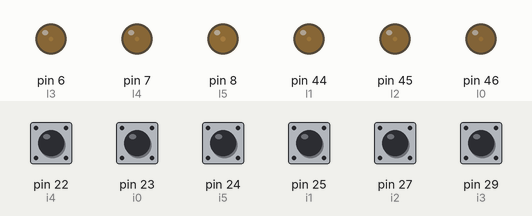
Recording of a sketch running on a simulated Arduino Mega 2560, built with avr-gcc and run on an emulated ATmega2560. Parts: output pins drawn as LEDs (lit = HIGH). The test bench sets the inputs (shaded band); at power-on: pin 22 (i4), pin 23 (i0), pin 24 (i5), pin 25 (i1), pin 27 (i2), pin 29 (i3) HIGH.

Above: at 1.2 s.
1.3 s: pin 22 (i4) pulled LOW for 1 s
At 1.8 s:
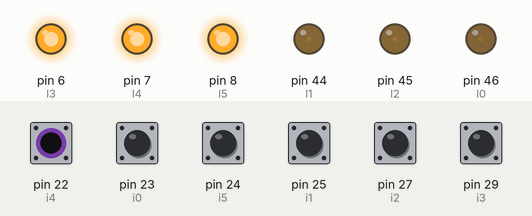
4.3 s: pin 23 (i0) pulled LOW for 0.15 s
At 4.4 s:
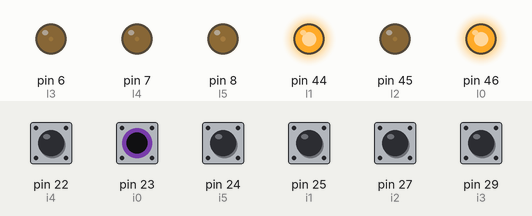
6.0 s: pin 24 (i5) pulled LOW for 0.15 s
At 6.1 s:
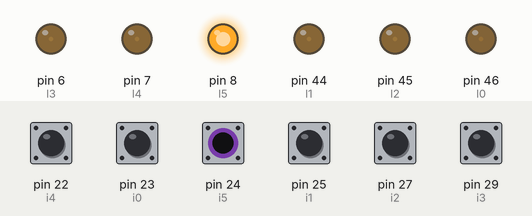
7.7 s: pin 25 (i1) pulled LOW for 0.15 s
At 7.8 s:
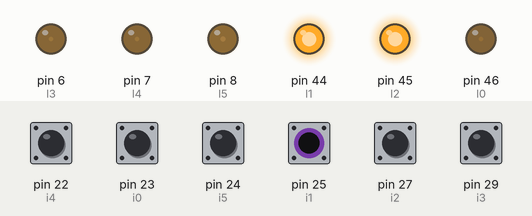
9.4 s: pin 27 (i2) pulled LOW for 0.15 s
At 9.5 s:
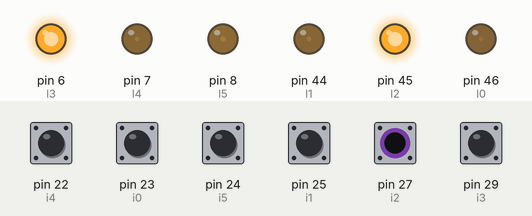
11.1 s: pin 29 (i3) pulled LOW for 0.15 s
At 11.2 s:
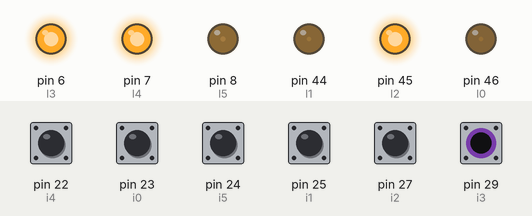
Timing chart, 0 to 13.8 s (numbered marks = the images above; inputs shaded):
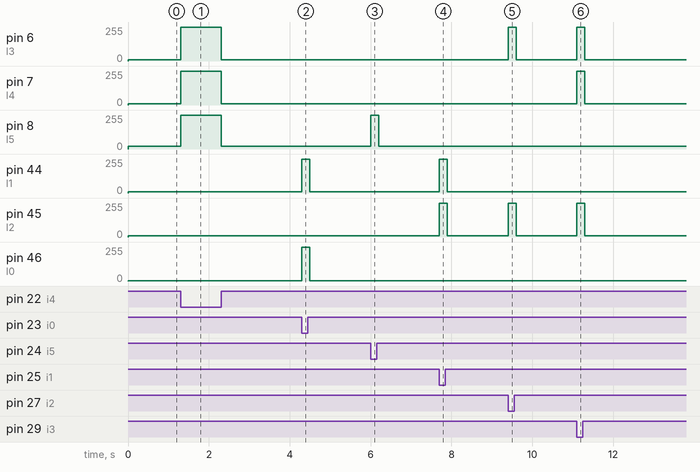

The sketch:

Main-Light.ino
```cpp
int i0 = 23;
int l0 = 46;
int i1 = 25;
int l1 = 44;
int i2 = 27;
int l2 = 45;
int i3 = 29;
int l3 = 6;
int i4 = 22;
int l4 = 7;
int i5 = 24;
int l5 = 8;

void setup()
{
  pinMode(l0,OUTPUT);
  pinMode(i0, INPUT_PULLUP);
  pinMode(l1,OUTPUT);
  pinMode(i1, INPUT_PULLUP);
  pinMode(l2,OUTPUT);
  pinMode(i2, INPUT_PULLUP);
  pinMode(l3,OUTPUT);
  pinMode(i3, INPUT_PULLUP);
  pinMode(l4,OUTPUT);
  pinMode(i4, INPUT_PULLUP);
  pinMode(l5,OUTPUT);
  pinMode(i5, INPUT_PULLUP);
}
void loop()
{
  if(digitalRead(i0) == 0)
  {
    digitalWrite(l0,HIGH);
    digitalWrite(l1,HIGH);
    delay(100);
  }
  else
  {
    analogWrite(l0,3);
  }
  if(digitalRead(i1) == 0)
  {
    digitalWrite(l2,HIGH);
    digitalWrite(l1,HIGH);
    delay(100);
  }
  else
  {
    analogWrite(l1,10);
  }
  if(digitalRead(i2) == 0)
  {
    digitalWrite(l2,HIGH);
    digitalWrite(l3,HIGH);
    delay(100);
  }
  else
  {
    analogWrite(l2,10);
  }
   if(digitalRead(i3) == 0)
  {
    digitalWrite(l3,HIGH);
    digitalWrite(l4,HIGH);
    digitalWrite(l2,HIGH);
  delay(200);
  }
  else
  {
    analogWrite(l3,10);
}
  if(digitalRead(i4) == 0)
  {
    digitalWrite(l4,HIGH);
    digitalWrite(l5,HIGH);
    digitalWrite(l3,HIGH);
  delay(100);
  }
  else
  {
    analogWrite(l4,10);
}
  if(digitalRead(i5) == 0)
  {
    digitalWrite(l5,HIGH);
    //digitalWrite(l6,HIGH);
  delay(100);
  }
  else
  {
    analogWrite(l5,20);
}
}
```

Measured:
- after the input at 1.3 s, pin 6 (l3), pin 7 (l4): 10/255 → 255/255 at once, → 10/255 1.0 s later; pin 8 (l5): 20/255 → 255/255 at once, → 20/255 1.0 s later
- after the input at 4.3 s, pin 44 (l1): 10/255 → 255/255 at once, → 10/255 0.20 s later; pin 46 (l0): 3/255 → 255/255 at once, → 3/255 0.20 s later
- after the input at 6.0 s, pin 8 (l5): 20/255 → 255/255 at once, → 20/255 0.20 s later
- after the input at 7.7 s, pin 44 (l1), pin 45 (l2): 10/255 → 255/255 at once, → 10/255 0.20 s later
- after the input at 9.4 s, pin 6 (l3), pin 45 (l2): 10/255 → 255/255 at once, → 10/255 0.20 s later
- after the input at 11.1 s, pin 6 (l3), pin 7 (l4), pin 45 (l2): 10/255 → 255/255 at once, → 10/255 0.20 s later
